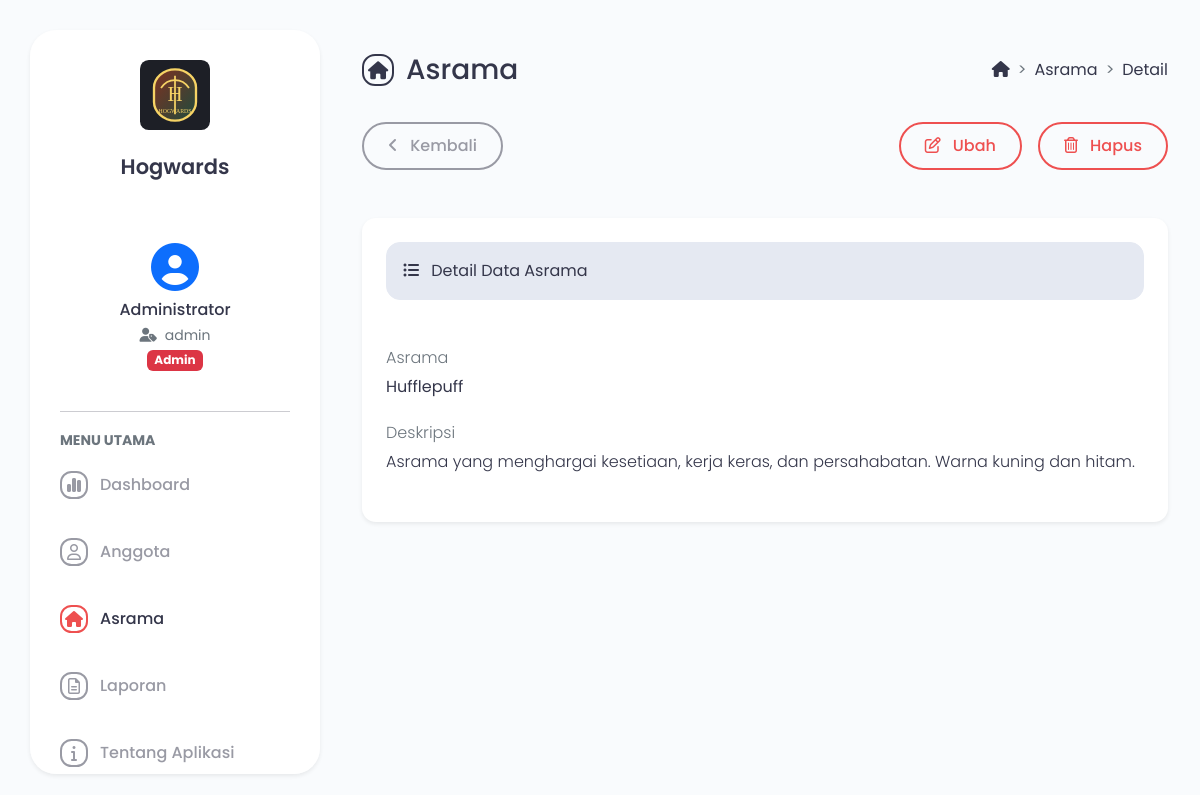
/main.php?module=tampil_detail_asrama&id=2 (signed in), run on the app's committed database.
### tables this page shows
CREATE TABLE `tbl_asrama` (
  `id_asrama` int NOT NULL,
  `nama_asrama` varchar(100) NOT NULL,
  `deskripsi` text NOT NULL
);

### modules/asrama/tampil_detail.php (the view, shortened to what this page needs)
<div class="d-flex flex-column flex-lg-row mb-4">
    <div class="flex-grow-1 d-flex align-items-center">
        <i class="fa-solid fa-house icon-title"></i>
        <h3>Asrama</h3>
    </div>
    <div class="ms-5 ms-lg-0 pt-lg-2">
        <nav style="--bs-breadcrumb-divider: '>';" aria-label="breadcrumb">
            <ol class="breadcrumb">
                <li class="breadcrumb-item"><a href="?module=dashboard" class="text-dark text-decoration-none"><i class="fa-solid fa-house"></i></a></li>
                <li class="breadcrumb-item"><a href="?module=asrama" class="text-dark text-decoration-none">Asrama</a></li>
                <li class="breadcrumb-item" aria-current="page">Detail</li>
            </ol>
        </nav>
    </div>
</div>
<?php
if (isset($_GET['id'])) {
    $id_asrama = $_GET['id'];
    $query = mysqli_query($mysqli, "SELECT * FROM tbl_asrama WHERE id_asrama='$id_asrama'")
                                    or die('Ada kesalahan pada query tampil data : ' . mysqli_error($mysqli));
    $data = mysqli_fetch_assoc($query);
}
?>
<div class="mb-5">
    <div class="d-grid gap-3 d-sm-flex flex-sm-row-reverse">
        <div class="d-grid gap-3 d-sm-flex">
            <a href="?module=form_ubah_asrama&id=<?php echo $data['id_asrama']; ?>" class="btn btn-outline-brand px-4">
                <i class="fa-regular fa-pen-to-square me-2"></i> Ubah
            </a>
            <a href="modules/asrama/proses_hapus.php?id=<?php echo $data['id_asrama']; ?>" onclick="return confirm('Anda yakin ingin menghapus data asrama <?php echo $data['nama_asrama']; ?>?')" class="btn btn-outline-brand px-4">
                <i class="fa-regular fa-trash-can me-2"></i> Hapus
            </a>
        </div>
        <a href="?module=asrama" class="btn btn-outline-secondary px-4 me-sm-auto">
            <i class="fa-solid fa-angle-left me-2"></i> Kembali
        </a>
    </div>
</div>
<div class="bg-white rounded-4 shadow-sm p-4 mb-4">
    <div class="alert alert-secondary rounded-4 mb-5" role="alert">
        <i class="fa-solid fa-list-ul me-2"></i> Detail Data Asrama
    </div>
    <h6 class="text-muted fw-light mb-2">Asrama</h6>
    <p class="mb-4"><?php echo $data['nama_asrama']; ?></p>
    <h6 class="text-muted fw-light mb-2">Deskripsi</h6>
    <p class="mb-4 fw-light text-justify"><?php echo $data['deskripsi']; ?></p>
</div>

### assets/css/style.css (style rules this page uses)
body { font-family: poppins, sans-serif; background: #f9fbfd; color: #34364a; }
.btn-outline-brand { color: #ee5050; padding: 10px 40px; font-weight: 500; border: 2px solid #ee5050; border-radius: 100rem; }
.btn-outline-secondary { color: #999aa4; padding: 10px 40px; font-weight: 500; border: 2px solid #999aa4; border-radius: 100rem; }
.icon-title { display: inline-flex; align-items: center; justify-content: center; color: #34364a; border: 2px solid #34364a; width: 18px; height: 18px; padding: 14px; font-size: 18px; border-radius: 41%; margin-right: 12px; margin-bottom: 8px; }
.text-dark { color: #34364a !important; }
.text-justify { text-align: justify !important; }
.rounded-4 { border-radius: 14px !important; }
.alert-secondary { color: #34364a; background-color: #e5e9f2; border-color: #e5e9f2; }

### data on the page
tbl_asrama: nama_asrama "Hufflepuff", deskripsi "Asrama yang menghargai kesetiaan, kerja keras, dan persahabatan. Warna kuning dan hitam."

### other printed values
$user_data['nama_lengkap'] "Administrator"
$user_data['username'] "admin"
$user_data['level'] "Admin"
